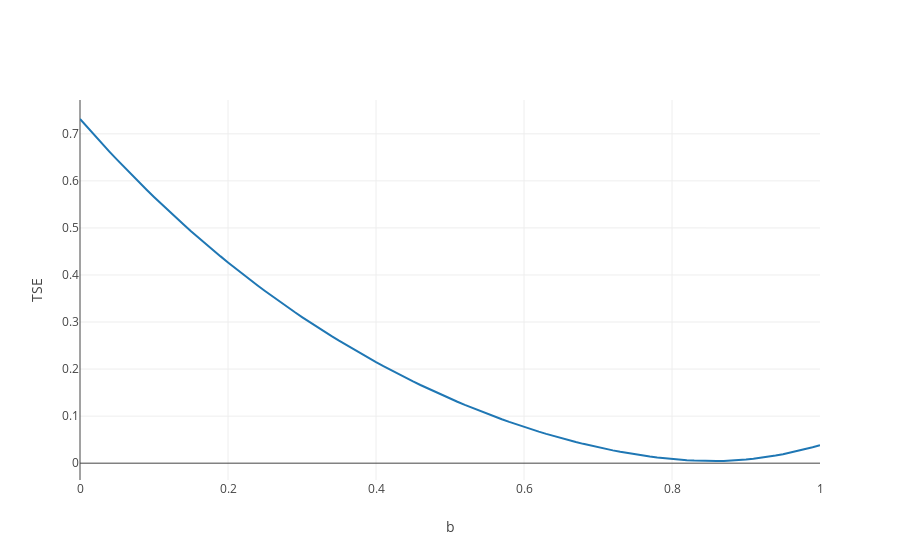

This figure's notebook cell:
### Code cell
y = grid.values[best_p_i]
x = np.linspace(0, 1, res+1)


plot_line("b", x, "TSE", y)
